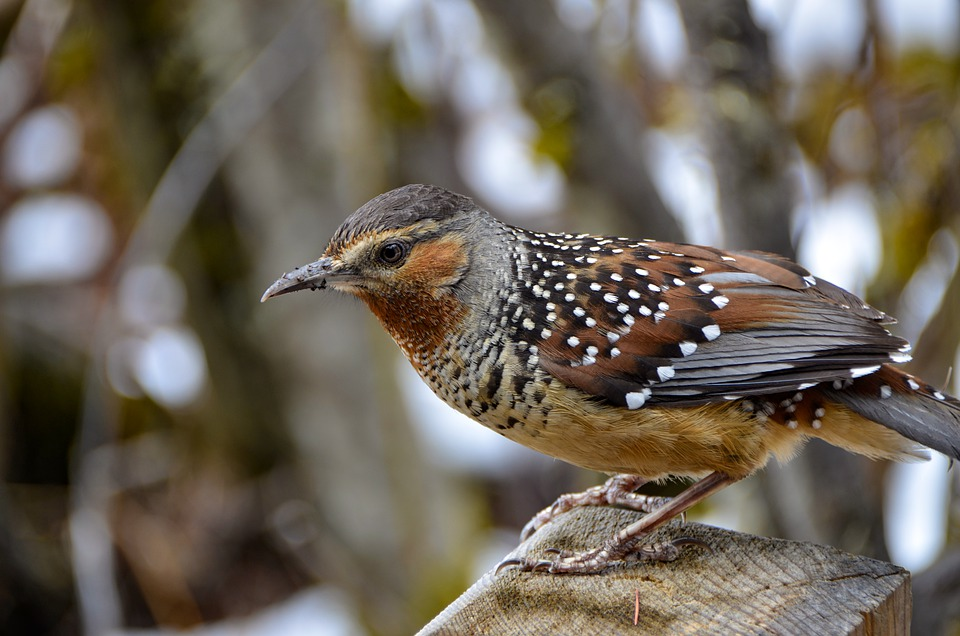
#> input picture Resources/bird.jpeg, 960 x 636 px
$ python Chapter_3.py
#> lines starting #> are read from the running program, lines starting #| are printed output that depends on the picture
import cv2

img = cv2.imread("Resources/bird.jpeg")
#> img is the input picture: shape (636, 960, 3); mean B, G, R 89.8, 101.2, 109.4
print(img.shape)
#| (636, 960, 3)

imgResize = cv2.resize(img, (640, 480))
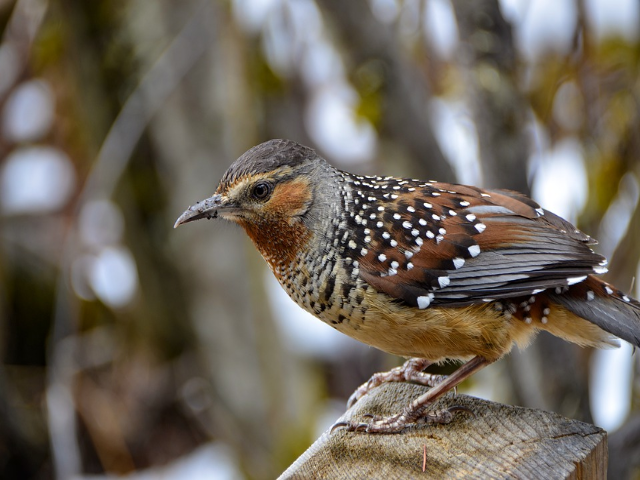
#> imgResize: shape (480, 640, 3); mean B, G, R 89.7, 101.1, 109.3
print(imgResize.shape)
#| (480, 640, 3)

imgCropped = imgResize[0:229, 175:345]
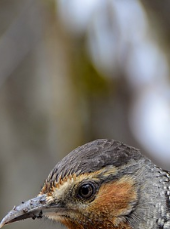
#> imgCropped: shape (229, 170, 3); mean B, G, R 109.7, 117.4, 123.1

cv2.imshow("Original Image", img)
cv2.imshow("Resized Image", imgResize)
cv2.imshow("Cropped Image", imgCropped)

while True:
    if cv2.waitKey(1) == ord('q'):
#> (key q is pressed here)
        break
